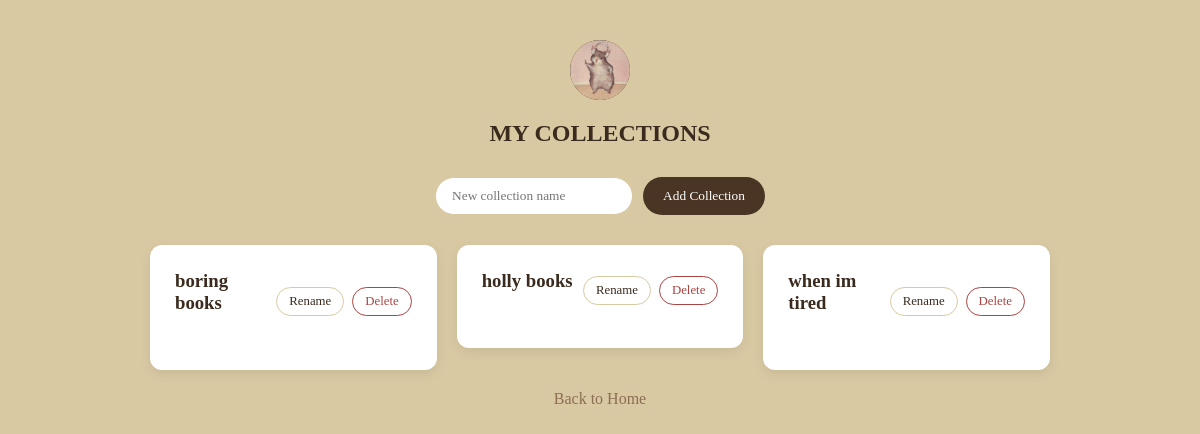
The page /collections/ (signed in) on the database its author committed.
### catalog/models.py (models this page shows, shortened)
class UserProfile(models.Model):
    user = models.OneToOneField(User, on_delete=models.CASCADE)
    full_name = models.CharField(max_length=150, blank=True)
    bio = models.TextField(blank=True)
    profile_picture = models.ImageField(upload_to='profile_pics/', blank=True, null=True)
    is_verified = models.BooleanField(default=False)
    verification_token = models.CharField(max_length=100, blank=True, null=True)

class Shelf(models.Model):
    shelf_id = models.AutoField(primary_key=True)
    shelf_name = models.CharField(max_length=100)
    user = models.ForeignKey(User, on_delete=models.CASCADE, related_name='shelves')

### catalog/views.py (the view)
# urls.py: path('collections/', views.collections, name='collections'),
@login_required(login_url='login')
def collections(request):
    my_collections = Shelf.objects.filter(user=request.user)
    profile = UserProfile.objects.get_or_create(user=request.user)[0]
    context = {
        'collections': my_collections,
        'username': request.user.username,
        'profile': profile,
    }
    return render(request, 'catalog/collections.html', context)

### catalog/templates/catalog/collections.html (shortened to what this page needs)
<!DOCTYPE html>
<html lang="en">
<head>
    {% load static %}
    <link rel="stylesheet" href="{% static 'catalog/shelves.css' %}">
</head>
<body class="shelves-background">
    <div class="shelves-header">
    {% if profile.profile_picture %}
    <img src="{{ profile.profile_picture.url }}" class="avatar-circle" alt="Profile Picture">
    {% else %}
        <div class="avatar-circle">{{ username.0|upper }}</div>
    {% endif %}
        <h2>MY COLLECTIONS</h2>
    </div>
    <form action="{% url 'add_shelf' %}" method="POST" class="add-shelf-form">
        <input type="text" name="shelf_name" placeholder="New collection name" required>
        <button type="submit" class="submit-btn">Add Collection</button>
    </form>
    <div class="shelves-list">
        {% for collection in collections %}
            <div class="shelf-card" style="cursor: pointer;" onclick="location.href=`{% url 'collection_detail' collection.shelf_id %}`">
                <div class="shelf-header">
                    <h3>{{ collection.shelf_name }}</h3>
                    <div class="shelf-actions" onclick="event.stopPropagation();">
                        <button class="rename-toggle" type="button" onclick="toggleRename('{{ collection.shelf_id }}')">Rename</button>
                        <form action="{% url 'delete_shelf' %}" method="POST" style="display:inline;" onsubmit="return confirm('Delete this collection?');">
                            <button type="submit" class="delete-btn">Delete</button>
                        </form>
                    </div>
                </div>
            </div>
        {% empty %}
            <p class="empty-shelf" style="text-align: center;">No collections created yet.</p>
        {% endfor %}
    </div>
    <a href="{% url 'index' %}" class="back-link">Back to Home</a>
</body>
</html>

### catalog/static/catalog/shelves.css (style rules this page uses)
body.shelves-background { margin: 0; min-height: 100vh; padding: 40px 20px; font-family: 'Georgia', serif; background-color: #d9c9a3; color: #3b2b1e; }
.shelves-header { text-align: center; margin-bottom: 30px; }
.avatar-circle { width: 60px; height: 60px; border-radius: 50%; background: #4a3525; color: white; font-size: 1.5rem; font-weight: bold; display: flex; align-items: center; justify-content: center; margin: 0 auto 10px; object-fit: cover; }
.add-shelf-form { display: flex; justify-content: center; gap: 10px; margin-bottom: 30px; }
.add-shelf-form input { padding: 10px 16px; border: 1px solid #d9c9a3; border-radius: 20px; font-family: 'Georgia', serif; }
.add-shelf-form .submit-btn { padding: 10px 20px; background: #4a3525; color: white; border: none; border-radius: 20px; cursor: pointer; font-family: 'Georgia', serif; }
.shelves-list { max-width: 900px; margin: 0 auto; display: grid; grid-template-columns: repeat(auto-fill,minmax(220px, 1fr)); gap: 20px; align-items:start; }
.shelf-card { background: white; border-radius: 12px; padding: 25px; margin-bottom: 0; box-shadow: 0 4px 12px rgba(0,0,0,0.08); }
.shelf-card h3 { margin-top: 0; color: #3b2b1e; }
.shelf-header { display: flex; justify-content: space-between; align-items: center; margin-bottom: 12px; }
.shelf-actions { display: flex; gap: 8px; }
.rename-toggle, .delete-btn { padding: 6px 12px; font-size: 0.8rem; border: 1px solid #d9c9a3; background: white; color: #3b2b1e; border-radius: 15px; cursor: pointer; font-family: 'Georgia', serif; }
.delete-btn { color: #a94442; border-color: #a94442; }
.back-link { display: block; text-align: center; margin-top: 20px; color: #8c6d53; text-decoration: none; }

### rows shown on the page
UserProfile: profile_picture (picture)
Shelf: shelf_name "boring books"
Shelf: shelf_name "holly books"
Shelf: shelf_name "when im tired"
